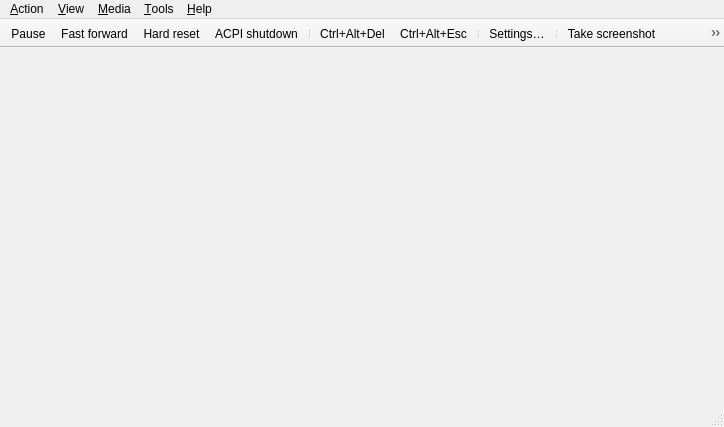
<?xml version="1.0" encoding="UTF-8"?>
<ui version="4.0">
 <class>MainWindow</class>
 <widget class="QMainWindow" name="MainWindow">
  <property name="geometry">
   <rect>
    <x>0</x>
    <y>0</y>
    <width>724</width>
    <height>427</height>
   </rect>
  </property>
  <property name="windowTitle">
   <string>BluMach</string>
  </property>
  <widget class="QWidget" name="centralwidget">
   <property name="sizePolicy">
    <sizepolicy hsizetype="Expanding" vsizetype="Expanding">
     <horstretch>0</horstretch>
     <verstretch>0</verstretch>
    </sizepolicy>
   </property>
   <layout class="QVBoxLayout" name="verticalLayout">
    <property name="spacing">
     <number>0</number>
    </property>
    <property name="leftMargin">
     <number>0</number>
    </property>
    <property name="topMargin">
     <number>0</number>
    </property>
    <property name="rightMargin">
     <number>0</number>
    </property>
    <property name="bottomMargin">
     <number>0</number>
    </property>
    <item>
     <widget class="RendererStack" name="stackedWidget">
      <property name="sizePolicy">
       <sizepolicy hsizetype="Expanding" vsizetype="Expanding">
        <horstretch>0</horstretch>
        <verstretch>0</verstretch>
       </sizepolicy>
      </property>
     </widget>
    </item>
   </layout>
  </widget>
  <widget class="QMenuBar" name="menubar">
   <property name="geometry">
    <rect>
     <x>0</x>
     <y>0</y>
     <width>724</width>
     <height>21</height>
    </rect>
   </property>
   <widget class="QMenu" name="menuAction">
    <property name="title">
     <string>&amp;Action</string>
    </property>
    <widget class="QMenu" name="menuTablet_tool">
     <property name="title">
      <string>&amp;Tablet tool</string>
     </property>
     <addaction name="actionPen"/>
     <addaction name="actionCursor_Puck"/>
    </widget>
    <widget class="QMenu" name="menuInput_device">
     <property name="title">
      <string>Input &amp;device</string>
     </property>
     <addaction name="actionMouse"/>
     <addaction name="actionTablet"/>
     <addaction name="actionTablet_Crosshair"/>
    </widget>
    <addaction name="actionKeyboard_requires_capture"/>
    <addaction name="actionRight_CTRL_is_left_ALT"/>
    <addaction name="separator"/>
    <addaction name="actionUpdate_mouse_every_CPU_frame"/>
    <addaction name="menuInput_device"/>
    <addaction name="menuTablet_tool"/>
    <addaction name="separator"/>
    <addaction name="actionPause"/>
    <addaction name="separator"/>
    <addaction name="actionFullscreen"/>
    <addaction name="actionToggle_OSD"/>
    <addaction name="separator"/>
    <addaction name="actionFast_forward"/>
    <addaction name="actionForce_interpretation"/>
    <addaction name="separator"/>
    <addaction name="actionHard_Reset"/>
    <addaction name="actionCtrl_Alt_Del"/>
    <addaction name="separator"/>
    <addaction name="actionCtrl_Alt_Esc"/>
    <addaction name="actionCtrl_Alt_S"/>
    <addaction name="actionSend_F1"/>
    <addaction name="actionSend_F2"/>
    <addaction name="actionNon_maskable_interrupt"/>
    <addaction name="separator"/>
    <addaction name="actionACPI_Shutdown"/>
    <addaction name="actionExit"/>
   </widget>
   <widget class="QMenu" name="menuTools">
    <property name="title">
     <string>&amp;Tools</string>
    </property>
    <widget class="QMenu" name="menuSound">
     <property name="title">
      <string>S&amp;ound</string>
     </property>
     <addaction name="actionMute_Unmute"/>
     <addaction name="separator"/>
     <addaction name="actionSound_gain"/>
    </widget>
    <addaction name="actionSettings"/>
    <addaction name="actionUpdate_status_bar_icons"/>
    <addaction name="separator"/>
    <addaction name="actionTake_screenshot"/>
    <addaction name="actionTake_raw_screenshot"/>
    <addaction name="actionCopy_screenshot"/>
    <addaction name="actionCopy_raw_screenshot"/>
    <addaction name="separator"/>
    <addaction name="menuSound"/>
    <addaction name="separator"/>
    <addaction name="actionPreferences"/>
    <addaction name="separator"/>
    <addaction name="actionBegin_trace"/>
    <addaction name="actionEnd_trace"/>
    <addaction name="separator"/>
    <addaction name="actionMCA_devices"/>
    <addaction name="separator"/>
    <addaction name="actionOpen_printer_tray"/>
    <addaction name="actionOpen_screenshots_folder"/>
   </widget>
   <widget class="QMenu" name="menuView">
    <property name="title">
     <string>&amp;View</string>
    </property>
    <widget class="QMenu" name="menuRenderer">
     <property name="title">
      <string>Re&amp;nderer</string>
     </property>
     <addaction name="actionSoftware_Renderer"/>
     <addaction name="actionOpenGL"/>
     <addaction name="actionVulkan"/>
     <addaction name="actionVNC"/>
    </widget>
    <widget class="QMenu" name="menuWindow_scale_factor">
     <property name="title">
      <string>&amp;Window scale factor</string>
     </property>
     <addaction name="action0_5x"/>
     <addaction name="action1x"/>
     <addaction name="action1_5x"/>
     <addaction name="action2x"/>
     <addaction name="action3x"/>
     <addaction name="action4x"/>
     <addaction name="action5x"/>
     <addaction name="action6x"/>
     <addaction name="action7x"/>
     <addaction name="action8x"/>
    </widget>
    <widget class="QMenu" name="menuFilter_method">
     <property name="title">
      <string>Fi&amp;lter method</string>
     </property>
     <addaction name="actionNearest"/>
     <addaction name="actionLinear"/>
    </widget>
    <widget class="QMenu" name="menuFullscreen_stretch_mode">
     <property name="title">
      <string>Fullscreen &amp;stretch mode</string>
     </property>
     <addaction name="actionFullScreen_stretch"/>
     <addaction name="actionFullScreen_43"/>
     <addaction name="actionFullScreen_keepRatio"/>
     <addaction name="actionFullScreen_int"/>
     <addaction name="actionFullScreen_int43"/>
    </widget>
    <widget class="QMenu" name="menuOpenGL_input_stretch_mode">
     <property name="title">
      <string>OpenGL input stretch mode</string>
     </property>
     <addaction name="action_Full_screen_stretch_gl"/>
     <addaction name="action_4_3_gl"/>
     <addaction name="action_Square_pixels_keep_ratio_gl"/>
     <addaction name="action_Integer_scale_gl"/>
     <addaction name="action4_3_Integer_scale_gl"/>
    </widget>
    <widget class="QMenu" name="menuOpenGL_input_scale">
     <property name="title">
      <string>OpenGL input scale</string>
     </property>
     <addaction name="action_0_5x_2"/>
     <addaction name="action_1x_2"/>
     <addaction name="action1_5x_2"/>
     <addaction name="action_2x_2"/>
     <addaction name="action_3x_2"/>
     <addaction name="action_4x_2"/>
     <addaction name="action_5x_2"/>
     <addaction name="action_6x_2"/>
     <addaction name="action_7x_2"/>
     <addaction name="action_8x_2"/>
    </widget>
    <addaction name="actionHide_tool_bar"/>
    <addaction name="actionHide_status_bar"/>
    <addaction name="actionShow_non_primary_monitors"/>
    <addaction name="separator"/>
    <addaction name="actionResizable_window"/>
    <addaction name="actionRemember_size_and_position"/>
    <addaction name="actionSpecify_dimensions"/>
    <addaction name="actionForce_4_3_display_ratio"/>
    <addaction name="separator"/>
    <addaction name="menuFullscreen_stretch_mode"/>
    <addaction name="actionApply_fullscreen_stretch_mode_when_maximized"/>
    <addaction name="actionCGA_composite_settings"/>
    <addaction name="separator"/>
    <addaction name="menuWindow_scale_factor"/>
    <addaction name="actionHiDPI_scaling"/>
    <addaction name="separator"/>
    <addaction name="menuFilter_method"/>
    <addaction name="separator"/>
    <addaction name="menuRenderer"/>
    <addaction name="actionRenderer_options"/>
    <addaction name="menuOpenGL_input_stretch_mode"/>
    <addaction name="menuOpenGL_input_scale"/>
   </widget>
   <widget class="QMenu" name="menuMedia">
    <property name="title">
     <string>&amp;Media</string>
    </property>
   </widget>
   <widget class="QMenu" name="menuAbout">
    <property name="title">
     <string>&amp;Help</string>
    </property>
    <addaction name="actionDocumentation"/>
    <addaction name="actionAbout_86Box"/>
    <addaction name="actionAbout_Qt"/>
   </widget>
   <addaction name="menuAction"/>
   <addaction name="menuView"/>
   <addaction name="menuMedia"/>
   <addaction name="menuTools"/>
   <addaction name="menuAbout"/>
  </widget>
  <widget class="QStatusBar" name="statusbar"/>
  <widget class="QToolBar" name="toolBar">
   <property name="contextMenuPolicy">
    <enum>Qt::PreventContextMenu</enum>
   </property>
   <property name="windowTitle">
    <string notr="true">toolBar</string>
   </property>
   <property name="autoFillBackground">
    <bool>true</bool>
   </property>
   <property name="movable">
    <bool>false</bool>
   </property>
   <property name="allowedAreas">
    <set>Qt::TopToolBarArea</set>
   </property>
   <property name="iconSize">
    <size>
     <width>16</width>
     <height>16</height>
    </size>
   </property>
   <property name="toolButtonStyle">
    <enum>Qt::ToolButtonIconOnly</enum>
   </property>
   <property name="floatable">
    <bool>false</bool>
   </property>
   <attribute name="toolBarArea">
    <enum>TopToolBarArea</enum>
   </attribute>
   <attribute name="toolBarBreak">
    <bool>false</bool>
   </attribute>
   <addaction name="actionPause"/>
   <addaction name="actionFast_forward"/>
   <addaction name="actionHard_Reset"/>
   <addaction name="actionACPI_Shutdown"/>
   <addaction name="separator"/>
   <addaction name="actionCtrl_Alt_Del"/>
   <addaction name="actionCtrl_Alt_Esc"/>
   <addaction name="separator"/>
   <addaction name="actionSettings"/>
   <addaction name="separator"/>
   <addaction name="actionTake_screenshot"/>
   <addaction name="actionCopy_screenshot"/>
  </widget>
  <action name="actionForce_interpretation">
   <property name="icon">
    <iconset resource="../qt_resources.qrc">
     <normaloff>:/menuicons/qt/icons/interpreter.ico</normaloff>:/menuicons/qt/icons/interpreter.ico</iconset>
   </property>
   <property name="text">
    <string>&amp;Force interpretation</string>
   </property>
  </action>
  <action name="actionUpdate_mouse_every_CPU_frame">
   <property name="checkable">
    <bool>true</bool>
   </property>
   <property name="text">
    <string>&amp;Update mouse every CPU frame</string>
   </property>
  </action>
  <action name="actionKeyboard_requires_capture">
   <property name="checkable">
    <bool>true</bool>
   </property>
   <property name="text">
    <string>&amp;Keyboard requires capture</string>
   </property>
  </action>
  <action name="actionRight_CTRL_is_left_ALT">
   <property name="checkable">
    <bool>true</bool>
   </property>
   <property name="text">
    <string>&amp;Right CTRL is left ALT</string>
   </property>
  </action>
  <action name="actionHard_Reset">
   <property name="icon">
    <iconset resource="../qt_resources.qrc">
     <normaloff>:/menuicons/qt/icons/hard_reset.ico</normaloff>:/menuicons/qt/icons/hard_reset.ico</iconset>
   </property>
   <property name="text">
    <string>&amp;Hard reset</string>
   </property>
   <property name="toolTip">
    <string>Hard reset</string>
   </property>
  </action>
  <action name="actionCtrl_Alt_Del">
   <property name="icon">
    <iconset resource="../qt_resources.qrc">
     <normaloff>:/menuicons/qt/icons/send_cad.ico</normaloff>:/menuicons/qt/icons/send_cad.ico</iconset>
   </property>
   <property name="text">
    <string>&amp;Ctrl+Alt+Del</string>
   </property>
   <property name="toolTip">
    <string>Press Ctrl+Alt+Del</string>
   </property>
  </action>
  <action name="actionCtrl_Alt_Esc">
   <property name="icon">
    <iconset resource="../qt_resources.qrc">
     <normaloff>:/menuicons/qt/icons/send_cae.ico</normaloff>:/menuicons/qt/icons/send_cae.ico</iconset>
   </property>
   <property name="text">
    <string>Ctrl+Alt+&amp;Esc</string>
   </property>
   <property name="toolTip">
    <string>Press Ctrl+Alt+Esc</string>
   </property>
  </action>
  <action name="actionNon_maskable_interrupt">
   <property name="text">
    <string>&amp;Non-maskable interrupt</string>
   </property>
   <property name="toolTip">
    <string>Non-maskable interrupt</string>
   </property>
  </action>
  <action name="actionCtrl_Alt_S">
   <property name="text">
    <string>Ctrl+Alt+S</string>
   </property>
   <property name="toolTip">
    <string>Send Ctrl+Alt+S to the emulated keyboard</string>
   </property>
  </action>
  <action name="actionSend_F2">
   <property name="text">
    <string>Send F2</string>
   </property>
   <property name="toolTip">
    <string>Send F2 to the emulated keyboard</string>
   </property>
  </action>
  <action name="actionSend_F1">
   <property name="text">
    <string>Send F1</string>
   </property>
   <property name="toolTip">
    <string>Send F1 to the emulated keyboard</string>
   </property>
  </action>
  <action name="actionPause">
   <property name="icon">
    <iconset resource="../qt_resources.qrc">
     <normaloff>:/menuicons/qt/icons/pause.ico</normaloff>:/menuicons/qt/icons/pause.ico</iconset>
   </property>
   <property name="text">
    <string>&amp;Pause</string>
   </property>
  </action>
  <action name="actionExit">
   <property name="text">
    <string>E&amp;xit</string>
   </property>
   <property name="menuRole">
    <enum>QAction::QuitRole</enum>
   </property>
  </action>
  <action name="actionSettings">
   <property name="icon">
    <iconset resource="../qt_resources.qrc">
     <normaloff>:/menuicons/qt/icons/settings.ico</normaloff>:/menuicons/qt/icons/settings.ico</iconset>
   </property>
   <property name="text">
    <string>&amp;Settings…</string>
   </property>
   <property name="toolTip">
    <string>Settings…</string>
   </property>
   <property name="menuRole">
    <enum>QAction::NoRole</enum>
   </property>
  </action>
  <action name="actionFullscreen">
   <property name="text">
    <string>&amp;Fullscreen</string>
   </property>
  </action>
  <action name="actionToggle_OSD">
   <property name="text">
    <string>Toggle &amp;on-screen display</string>
   </property>
  </action>
  <action name="actionSoftware_Renderer">
   <property name="checkable">
    <bool>true</bool>
   </property>
   <property name="text">
    <string>&amp;Qt (Software)</string>
   </property>
   <property name="vid_api" stdset="0">
    <number>0</number>
   </property>
  </action>
  <action name="actionHide_status_bar">
   <property name="checkable">
    <bool>true</bool>
   </property>
   <property name="text">
    <string>&amp;Hide status bar</string>
   </property>
  </action>
  <action name="actionResizable_window">
   <property name="checkable">
    <bool>true</bool>
   </property>
   <property name="text">
    <string>&amp;Resizeable window</string>
   </property>
  </action>
  <action name="actionRemember_size_and_position">
   <property name="checkable">
    <bool>true</bool>
   </property>
   <property name="text">
    <string>R&amp;emember size &amp;&amp; position</string>
   </property>
  </action>
  <action name="actionSpecify_dimensions">
   <property name="text">
    <string>Specify &amp;dimensions…</string>
   </property>
  </action>
  <action name="actionForce_4_3_display_ratio">
   <property name="checkable">
    <bool>true</bool>
   </property>
   <property name="text">
    <string>Force &amp;4:3 display ratio</string>
   </property>
  </action>
  <action name="actionHiDPI_scaling">
   <property name="checkable">
    <bool>true</bool>
   </property>
   <property name="text">
    <string>Hi&amp;DPI scaling</string>
   </property>
  </action>
  <action name="action0_5x">
   <property name="checkable">
    <bool>true</bool>
   </property>
   <property name="text">
    <string>&amp;0.5x</string>
   </property>
  </action>
  <action name="action1x">
   <property name="checkable">
    <bool>true</bool>
   </property>
   <property name="text">
    <string>&amp;1x</string>
   </property>
  </action>
  <action name="action1_5x">
   <property name="checkable">
    <bool>true</bool>
   </property>
   <property name="text">
    <string>1.&amp;5x</string>
   </property>
  </action>
  <action name="action2x">
   <property name="checkable">
    <bool>true</bool>
   </property>
   <property name="text">
    <string>&amp;2x</string>
   </property>
  </action>
  <action name="action3x">
   <property name="checkable">
    <bool>true</bool>
   </property>
   <property name="text">
    <string>&amp;3x</string>
   </property>
  </action>
  <action name="action4x">
   <property name="checkable">
    <bool>true</bool>
   </property>
   <property name="text">
    <string>&amp;4x</string>
   </property>
  </action>
  <action name="action5x">
   <property name="checkable">
    <bool>true</bool>
   </property>
   <property name="text">
    <string>&amp;5x</string>
   </property>
  </action>
  <action name="action6x">
   <property name="checkable">
    <bool>true</bool>
   </property>
   <property name="text">
    <string>&amp;6x</string>
   </property>
  </action>
  <action name="action7x">
   <property name="checkable">
    <bool>true</bool>
   </property>
   <property name="text">
    <string>&amp;7x</string>
   </property>
  </action>
  <action name="action8x">
   <property name="checkable">
    <bool>true</bool>
   </property>
   <property name="text">
    <string>&amp;8x</string>
   </property>
  </action>
  <action name="actionNearest">
   <property name="checkable">
    <bool>true</bool>
   </property>
   <property name="text">
    <string>&amp;Nearest</string>
   </property>
  </action>
  <action name="actionLinear">
   <property name="checkable">
    <bool>true</bool>
   </property>
   <property name="text">
    <string>&amp;Linear</string>
   </property>
  </action>
  <action name="actionFullScreen_stretch">
   <property name="checkable">
    <bool>true</bool>
   </property>
   <property name="text">
    <string>&amp;Full screen stretch</string>
   </property>
  </action>
  <action name="actionFullScreen_43">
   <property name="checkable">
    <bool>true</bool>
   </property>
   <property name="text">
    <string>&amp;4:3</string>
   </property>
  </action>
  <action name="actionFullScreen_keepRatio">
   <property name="checkable">
    <bool>true</bool>
   </property>
   <property name="text">
    <string>&amp;Square pixels (Keep ratio)</string>
   </property>
  </action>
  <action name="actionFullScreen_int">
   <property name="checkable">
    <bool>true</bool>
   </property>
   <property name="text">
    <string>&amp;Integer scale</string>
   </property>
  </action>
  <action name="actionFullScreen_int43">
   <property name="checkable">
    <bool>true</bool>
   </property>
   <property name="text">
    <string>4:&amp;3 Integer scale</string>
   </property>
  </action>
  <action name="actionAbout_Qt">
   <property name="text">
    <string>About &amp;Qt</string>
   </property>
   <property name="visible">
    <bool>false</bool>
   </property>
   <property name="menuRole">
    <enum>QAction::AboutQtRole</enum>
   </property>
  </action>
  <action name="actionAbout_86Box">
   <property name="text">
    <string>&amp;About BluMach…</string>
   </property>
   <property name="menuRole">
    <enum>QAction::AboutRole</enum>
   </property>
  </action>
  <action name="actionDocumentation">
   <property name="text">
    <string>&amp;Documentation…</string>
   </property>
  </action>
  <action name="actionUpdate_status_bar_icons">
   <property name="checkable">
    <bool>true</bool>
   </property>
   <property name="text">
    <string>&amp;Update status bar icons</string>
   </property>
  </action>
  <action name="actionTake_screenshot">
   <property name="text">
    <string>Take s&amp;creenshot</string>
   </property>
   <property name="toolTip">
    <string>Take screenshot</string>
   </property>
   <property name="icon">
    <iconset resource="../qt_resources.qrc">
     <normaloff>:/menuicons/qt/icons/take_screenshot.ico</normaloff>:/menuicons/qt/icons/take_screenshot.ico</iconset>
   </property>
  </action>
  <action name="actionTake_raw_screenshot">
   <property name="text">
    <string>Take &amp;raw screenshot</string>
   </property>
   <property name="toolTip">
    <string>Take raw screenshot</string>
   </property>
   <property name="icon">
    <iconset resource="../qt_resources.qrc">
     <normaloff>:/menuicons/qt/icons/take_raw_screenshot.ico</normaloff>:/menuicons/qt/icons/take_raw_screenshot.ico</iconset>
   </property>
  </action>
  <action name="actionCopy_screenshot">
   <property name="text">
    <string>C&amp;opy screenshot</string>
   </property>
   <property name="toolTip">
    <string>Copy screenshot</string>
   </property>
   <property name="icon">
    <iconset resource="../qt_resources.qrc">
     <normaloff>:/menuicons/qt/icons/copy_screenshot.ico</normaloff>:/menuicons/qt/icons/copy_screenshot.ico</iconset>
   </property>
  </action>
  <action name="actionCopy_raw_screenshot">
   <property name="text">
    <string>Copy r&amp;aw screenshot</string>
   </property>
   <property name="toolTip">
    <string>Copy raw screenshot</string>
   </property>
   <property name="icon">
    <iconset resource="../qt_resources.qrc">
     <normaloff>:/menuicons/qt/icons/copy_raw_screenshot.ico</normaloff>:/menuicons/qt/icons/copy_raw_screenshot.ico</iconset>
   </property>
  </action>
  <action name="actionMute_Unmute">
   <property name="text">
    <string>&amp;Mute</string>
   </property>
  </action>
  <action name="actionSound_gain">
   <property name="text">
    <string>Sound &amp;gain…</string>
   </property>
  </action>
  <action name="actionOpenGL">
   <property name="checkable">
    <bool>true</bool>
   </property>
   <property name="text">
    <string>Open&amp;GL</string>
   </property>
   <property name="vid_api" stdset="0">
    <number>1</number>
   </property>
  </action>
  <action name="actionPreferences">
   <property name="text">
    <string>&amp;Preferences…</string>
   </property>
   <property name="menuRole">
    <enum>QAction::PreferencesRole</enum>
   </property>
  </action>
  <action name="actionHide_tool_bar">
   <property name="checkable">
    <bool>true</bool>
   </property>
   <property name="text">
    <string>Hide &amp;toolbar</string>
   </property>
  </action>
  <action name="actionACPI_Shutdown">
   <property name="enabled">
    <bool>true</bool>
   </property>
   <property name="icon">
    <iconset resource="../qt_resources.qrc">
     <normaloff>:/menuicons/qt/icons/acpi_shutdown.ico</normaloff>:/menuicons/qt/icons/acpi_shutdown.ico</iconset>
   </property>
   <property name="text">
    <string>ACP&amp;I shutdown</string>
   </property>
   <property name="toolTip">
    <string>ACPI shutdown</string>
   </property>
   <property name="visible">
    <bool>true</bool>
   </property>
  </action>
  <action name="actionBegin_trace">
   <property name="text">
    <string>Begin trace</string>
   </property>
   <property name="shortcut">
    <string>Ctrl+T</string>
   </property>
   <property name="visible">
    <bool>false</bool>
   </property>
  </action>
  <action name="actionEnd_trace">
   <property name="text">
    <string>End trace</string>
   </property>
   <property name="shortcut">
    <string>Ctrl+T</string>
   </property>
   <property name="visible">
    <bool>false</bool>
   </property>
  </action>
  <action name="actionRenderer_options">
   <property name="text">
    <string>Renderer &amp;options…</string>
   </property>
   <property name="menuRole">
    <enum>QAction::NoRole</enum>
   </property>
  </action>
  <action name="actionVulkan">
   <property name="checkable">
    <bool>true</bool>
   </property>
   <property name="text">
    <string>&amp;Vulkan</string>
   </property>
   <property name="vid_api" stdset="0">
    <number>2</number>
   </property>
  </action>
  <action name="actionMCA_devices">
   <property name="text">
    <string>&amp;MCA devices…</string>
   </property>
  </action>
  <action name="actionShow_non_primary_monitors">
   <property name="checkable">
    <bool>true</bool>
   </property>
   <property name="text">
    <string>Show non-&amp;primary monitors</string>
   </property>
  </action>
  <action name="actionVNC">
   <property name="checkable">
    <bool>true</bool>
   </property>
   <property name="text">
    <string>V&amp;NC</string>
   </property>
   <property name="vid_api" stdset="0">
    <number>3</number>
   </property>
  </action>
  <action name="actionOpen_printer_tray">
   <property name="text">
    <string>Open p&amp;rinter tray…</string>
   </property>
  </action>
  <action name="actionOpen_screenshots_folder">
   <property name="text">
    <string>Open screenshots &amp;folder…</string>
   </property>
  </action>
  <action name="actionApply_fullscreen_stretch_mode_when_maximized">
   <property name="checkable">
    <bool>true</bool>
   </property>
   <property name="text">
    <string>Appl&amp;y fullscreen stretch mode when maximized</string>
   </property>
  </action>
  <action name="actionCursor_Puck">
   <property name="checkable">
    <bool>true</bool>
   </property>
   <property name="text">
    <string>&amp;Cursor/Puck</string>
   </property>
  </action>
  <action name="actionPen">
   <property name="checkable">
    <bool>true</bool>
   </property>
   <property name="text">
    <string>&amp;Pen</string>
   </property>
  </action>
  <action name="actionCGA_composite_settings">
   <property name="text">
    <string>&amp;CGA composite settings…</string>
   </property>
  </action>
  <action name="action_Full_screen_stretch_gl">
   <property name="checkable">
    <bool>true</bool>
   </property>
   <property name="text">
    <string>&amp;Full screen stretch</string>
   </property>
  </action>
  <action name="action_4_3_gl">
   <property name="checkable">
    <bool>true</bool>
   </property>
   <property name="text">
    <string>&amp;4:3</string>
   </property>
  </action>
  <action name="action_Square_pixels_keep_ratio_gl">
   <property name="checkable">
    <bool>true</bool>
   </property>
   <property name="text">
    <string>&amp;Square pixels (Keep ratio)</string>
   </property>
  </action>
  <action name="action_Integer_scale_gl">
   <property name="checkable">
    <bool>true</bool>
   </property>
   <property name="text">
    <string>&amp;Integer scale</string>
   </property>
  </action>
  <action name="action4_3_Integer_scale_gl">
   <property name="checkable">
    <bool>true</bool>
   </property>
   <property name="text">
    <string>4:&amp;3 Integer scale</string>
   </property>
  </action>
  <action name="action_1x">
   <property name="checkable">
    <bool>true</bool>
   </property>
   <property name="text">
    <string>&amp;1x</string>
   </property>
  </action>
  <action name="action_0_5x_2">
   <property name="checkable">
    <bool>true</bool>
   </property>
   <property name="text">
    <string>&amp;0.5x</string>
   </property>
  </action>
  <action name="action_1x_2">
   <property name="checkable">
    <bool>true</bool>
   </property>
   <property name="text">
    <string>&amp;1x</string>
   </property>
  </action>
  <action name="action1_5x_2">
   <property name="checkable">
    <bool>true</bool>
   </property>
   <property name="text">
    <string>1.&amp;5x</string>
   </property>
  </action>
  <action name="action_2x_2">
   <property name="checkable">
    <bool>true</bool>
   </property>
   <property name="text">
    <string>&amp;2x</string>
   </property>
  </action>
  <action name="action_3x_2">
   <property name="checkable">
    <bool>true</bool>
   </property>
   <property name="text">
    <string>&amp;3x</string>
   </property>
  </action>
  <action name="action_4x_2">
   <property name="checkable">
    <bool>true</bool>
   </property>
   <property name="text">
    <string>&amp;4x</string>
   </property>
  </action>
  <action name="action_5x_2">
   <property name="checkable">
    <bool>true</bool>
   </property>
   <property name="text">
    <string>&amp;5x</string>
   </property>
  </action>
  <action name="action_6x_2">
   <property name="checkable">
    <bool>true</bool>
   </property>
   <property name="text">
    <string>&amp;6x</string>
   </property>
  </action>
  <action name="action_7x_2">
   <property name="checkable">
    <bool>true</bool>
   </property>
   <property name="text">
    <string>&amp;7x</string>
   </property>
  </action>
  <action name="action_8x_2">
   <property name="checkable">
    <bool>true</bool>
   </property>
   <property name="text">
    <string>&amp;8x</string>
   </property>
  </action>
  <action name="actionFast_forward">
   <property name="checkable">
    <bool>true</bool>
   </property>
   <property name="icon">
    <iconset resource="../qt_resources.qrc">
     <normaloff>:/settings/qt/icons/fast_forward.ico</normaloff>:/settings/qt/icons/fast_forward.ico</iconset>
   </property>
   <property name="text">
    <string>&amp;Fast forward</string>
   </property>
   <property name="toolTip">
    <string>Fast forward</string>
   </property>
  </action>
  <action name="actionMouse">
   <property name="text">
    <string>&amp;Mouse</string>
   </property>
   <property name="checkable">
    <bool>true</bool>
   </property>
  </action>
  <action name="actionTablet">
   <property name="text">
    <string>&amp;Tablet</string>
   </property>
   <property name="checkable">
    <bool>true</bool>
   </property>
  </action>
  <action name="actionTablet_Crosshair">
   <property name="text">
    <string>Tablet (&amp;Crosshair)</string>
   </property>
   <property name="checkable">
    <bool>true</bool>
   </property>
  </action>
 </widget>
 <customwidgets>
  <customwidget>
   <class>RendererStack</class>
   <extends>QWidget</extends>
   <header>qt_rendererstack.hpp</header>
   <container>1</container>
  </customwidget>
 </customwidgets>
 <resources>
  <include location="../qt_resources.qrc"/>
 </resources>
 <connections/>
</ui>
